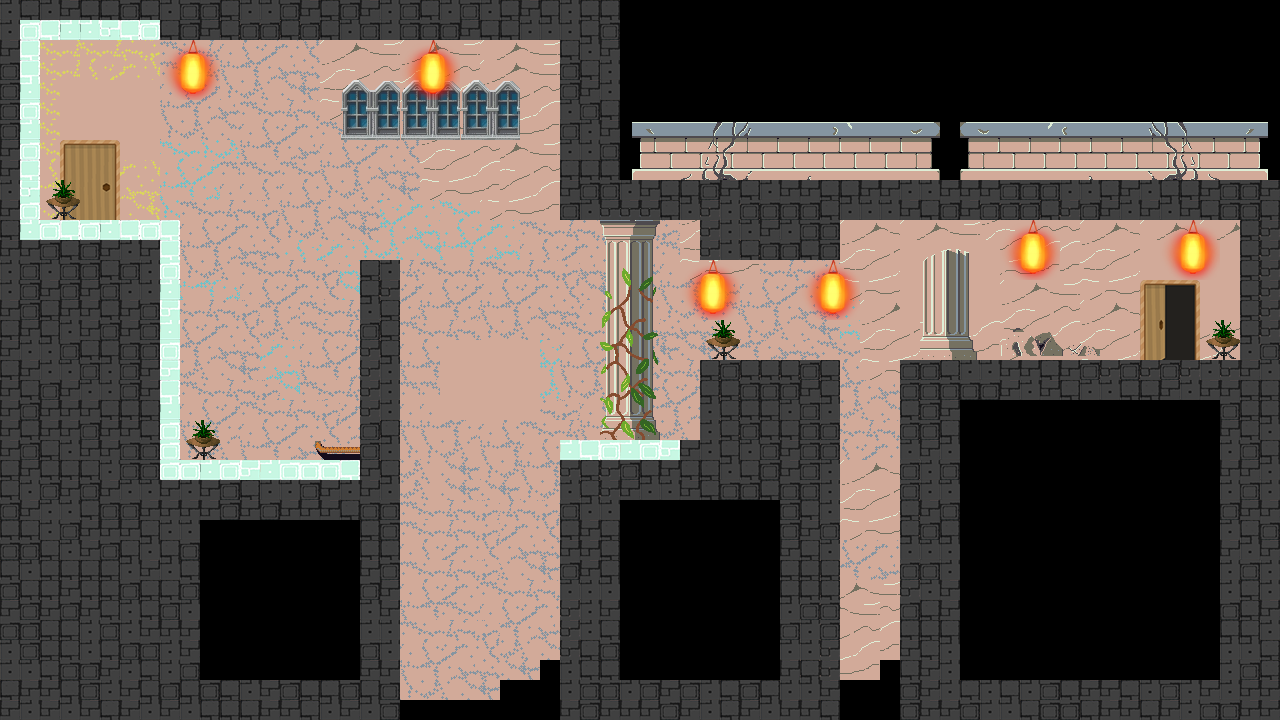

A level layout from a 2D game, rendered from its tile map. Below: a short description, then the map file with tile-grid data replaced by summaries:
An orthogonal 64x36 tile map with 20x20 px tiles, 8 tile layers (wall, pillar, blocks, doorIn, ...), 7 tilesets and 23 objects (14x wall, 6x barrier, InitialPos, npcPos, exitPos).

<map version="1.0" tiledversion="1.1.6" orientation="orthogonal" renderorder="right-down" width="64" height="36" tilewidth="20" tileheight="20" infinite="0" nextobjectid="27">
 <tileset firstgid="1" source="blocks.tsx" />
 <tileset firstgid="65" source="wall.tsx" />
 <tileset firstgid="4115" source="doorIn.tsx" />
 <tileset firstgid="4127" source="doorOut.tsx" />
 <tileset firstgid="4139" source="light.tsx" />
 <tileset firstgid="4148" source="window.tsx" />
 <tileset firstgid="4157" source="grass.tsx" />
 <layer name="wall" width="64" height="36">
  <data>[2304 cells, 966 non-empty, 86 distinct tile ids]</data>
 </layer>
 <layer name="pillar" width="64" height="36">
  <data>[2304 cells, 173 non-empty, 125 distinct tile ids]</data>
 </layer>
 <layer name="blocks" width="64" height="36">
  <data>[2304 cells, 837 non-empty, 8 distinct tile ids]</data>
 </layer>
 <layer name="doorIn" width="64" height="36">
  <data>[2304 cells, 12 non-empty, 12 distinct tile ids]</data>
 </layer>
 <layer name="doorOut" width="64" height="36">
  <data>[2304 cells, 12 non-empty, 12 distinct tile ids]</data>
 </layer>
 <layer name="window" width="64" height="36">
  <data>[2304 cells, 27 non-empty, 9 distinct tile ids]</data>
 </layer>
 <layer name="light" width="64" height="36">
  <data>[2304 cells, 54 non-empty, 9 distinct tile ids]</data>
 </layer>
 <layer name="grass" width="64" height="36">
  <data>[2304 cells, 16 non-empty, 4 distinct tile ids]</data>
 </layer>
 <objectgroup name="Objects">
  <object id="1" name="InitialPos" x="92" y="181.5" width="1" height="1" />
  <object id="2" name="npcPos" x="250" y="430" width="1" height="1" />
  <object id="3" name="exitPos" x="1178.5" y="323.5" width="1" height="1" />
  <object id="5" name="wall" x="0" y="-1" width="20" height="723">
   <properties>
    <property name="wall" value="" />
   </properties>
  </object>
  <object id="6" name="wall" x="21" y="242" width="140" height="478">
   <properties>
    <property name="wall" value="" />
   </properties>
  </object>
  <object id="7" name="wall" x="158" y="482" width="241" height="238">
   <properties>
    <property name="wall" value="" />
   </properties>
  </object>
  <object id="8" name="wall" x="361" y="261" width="39" height="219">
   <properties>
    <property name="wall" value="" />
   </properties>
  </object>
  <object id="9" name="wall" x="560" y="460.667" width="280" height="258.667">
   <properties>
    <property name="wall" value="" />
   </properties>
  </object>
  <object id="10" name="wall" x="700.667" y="360.667" width="139.333" height="100">
   <properties>
    <property name="wall" value="" />
   </properties>
  </object>
  <object id="11" name="wall" x="20" y="-2" width="600.667" height="22">
   <properties>
    <property name="wall" value="" />
   </properties>
  </object>
  <object id="12" name="wall" x="160.667" y="20.6667" width="459.333" height="18.6667">
   <properties>
    <property name="wall" value="" />
   </properties>
  </object>
  <object id="13" name="wall" x="559.333" y="39.3333" width="60" height="180">
   <properties>
    <property name="wall" value="" />
   </properties>
  </object>
  <object id="14" name="wall" x="619.333" y="180" width="660.667" height="39.3333">
   <properties>
    <property name="wall" value="" />
   </properties>
  </object>
  <object id="15" name="wall" x="700" y="220" width="140.667" height="39.3333">
   <properties>
    <property name="wall" value="" />
   </properties>
  </object>
  <object id="16" name="wall" x="900.667" y="360" width="379.333" height="358.667">
   <properties>
    <property name="wall" value="" />
   </properties>
  </object>
  <object id="17" name="wall" x="1241.33" y="222" width="38" height="138.667">
   <properties>
    <property name="wall" value="" />
   </properties>
  </object>
  <object id="19" name="barrier" x="20" y="20" width="140" height="19.3333">
   <properties>
    <property name="barrier" value="" />
   </properties>
  </object>
  <object id="20" name="barrier" x="20" y="38.6667" width="20.6667" height="202">
   <properties>
    <property name="barrier" value="" />
   </properties>
  </object>
  <object id="21" name="barrier" x="40.6667" y="219.333" width="138.667" height="21.3333">
   <properties>
    <property name="barrier" value="" />
   </properties>
  </object>
  <object id="22" name="barrier" x="160.667" y="241.833" width="18.6667" height="238.833">
   <properties>
    <property name="barrier" value="" />
   </properties>
  </object>
  <object id="23" name="barrier" x="180.667" y="458.833" width="179.833" height="21.1667">
   <properties>
    <property name="barrier" value="" />
   </properties>
  </object>
  <object id="24" name="barrier" x="559.333" y="440.667" width="120.25" height="20">
   <properties>
    <property name="barrier" value="" />
   </properties>
  </object>
  <object id="25" name="wall" x="679" y="440.5" width="22.25" height="19.5">
   <properties>
    <property name="wall" value="" />
   </properties>
  </object>
 </objectgroup>
</map>
